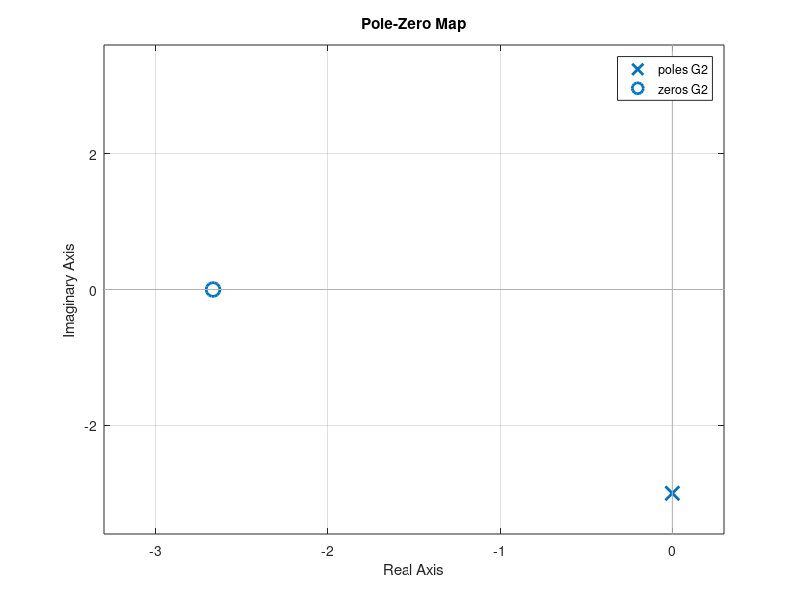
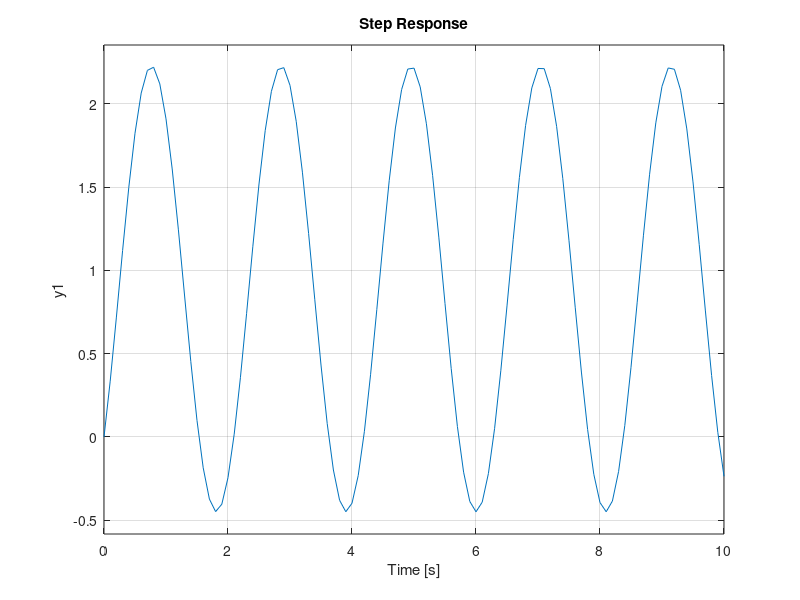
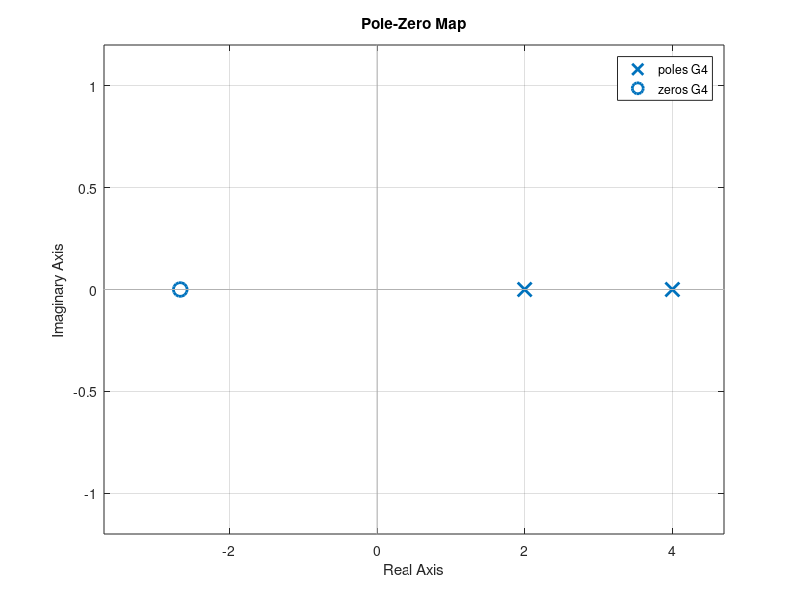
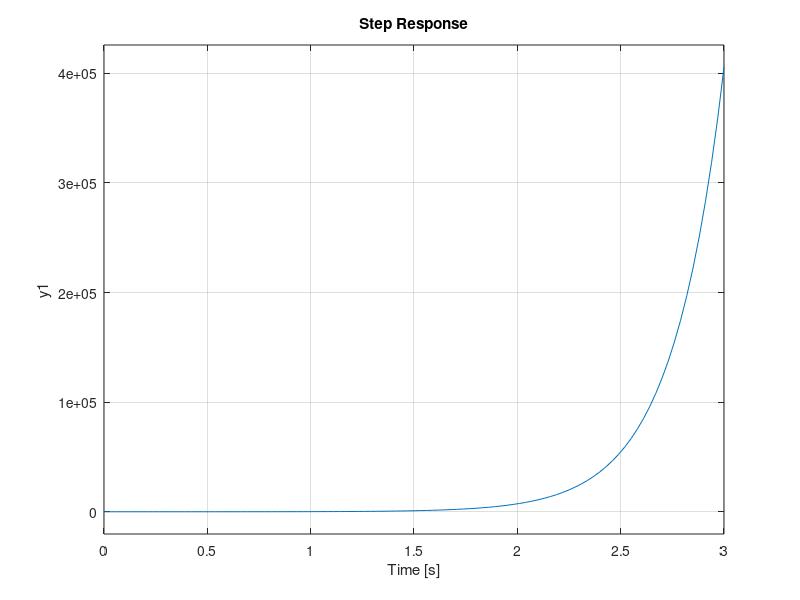

Reproduce these figures in MATLAB, in order.
clear
% (1) Please use MATLAB to determine the poles, the zeros, the pole/zero map, and the step response curve of each system

% G(1)
% num=[3,8];
% den=[1 6 5];
% G1 = tf(num, den)

% pole(G1)
% zero(G1)

% figure
% pzmap(G1)

% figure
% step(G1)

% G2
tf
num=[3 8];
den=[1 0 9];
G2 = tf(num, den)

pole(G2)
zero(G2)

figure
pzmap(G2)

figure
ftime = 10
step(G2, 10)



% G(3)
% num=[3,8];
% den=[1 2 8];
% G3 = tf(num, den)
 
% pole(G3)
% zero(G3)

% figure
% pzmap(G3)
 
% figure
% step(G3)


% G(4)
tf
num=[3 8];
den=[1 -6 8];
G4 = tf(num, den)

pole(G4)
zero(G4)

figure
pzmap(G4)

figure
step(G4)
